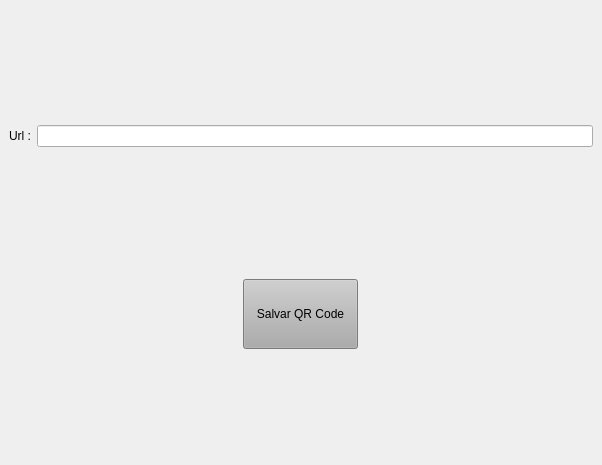
<?xml version="1.0" encoding="UTF-8"?>
<ui version="4.0">
 <class>MainWindow</class>
 <widget class="QMainWindow" name="MainWindow">
  <property name="geometry">
   <rect>
    <x>0</x>
    <y>0</y>
    <width>602</width>
    <height>465</height>
   </rect>
  </property>
  <property name="windowTitle">
   <string>MainWindow</string>
  </property>
  <widget class="QWidget" name="centralwidget">
   <layout class="QVBoxLayout" name="verticalLayout">
    <item>
     <layout class="QHBoxLayout" name="horizontalLayout_2">
      <item>
       <widget class="QLabel" name="label">
        <property name="text">
         <string>Url :</string>
        </property>
       </widget>
      </item>
      <item>
       <widget class="QLineEdit" name="lineEdit"/>
      </item>
     </layout>
    </item>
    <item>
     <layout class="QHBoxLayout" name="horizontalLayout">
      <item>
       <widget class="QPushButton" name="pushButton">
        <property name="minimumSize">
         <size>
          <width>50</width>
          <height>70</height>
         </size>
        </property>
        <property name="maximumSize">
         <size>
          <width>115</width>
          <height>50</height>
         </size>
        </property>
        <property name="styleSheet">
         <string notr="true">background-color: rgb(172, 172, 172);</string>
        </property>
        <property name="text">
         <string>Salvar QR Code</string>
        </property>
       </widget>
      </item>
     </layout>
    </item>
   </layout>
  </widget>
 </widget>
 <resources/>
 <connections/>
</ui>
